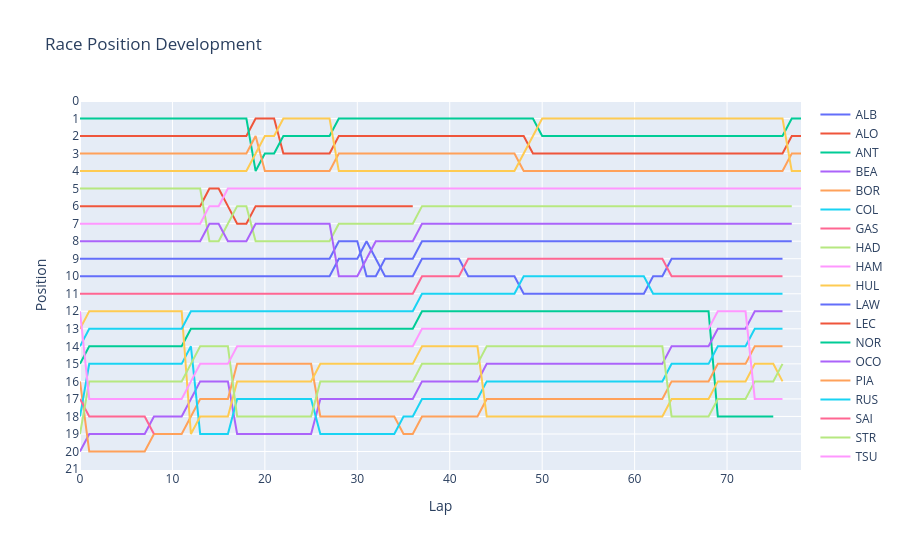

Source (notebook cell):
### Markdown cell above
Test if it is reasonable to show all drivedrs in one graph:

### Code cell
fig_pos = go.Figure()

for driver in positions["Driver"].unique():
    d = positions[positions["Driver"] == driver]

    fig_pos.add_trace(go.Scatter(x=d["LapNumber"], y=d["Position"], mode="lines", name=driver))

fig_pos.update_yaxes(autorange="reversed")
fig_pos.update_layout(width=900, height=550, title="Race Position Development", xaxis_title="Lap", yaxis_title="Position")

fig_pos.show()
